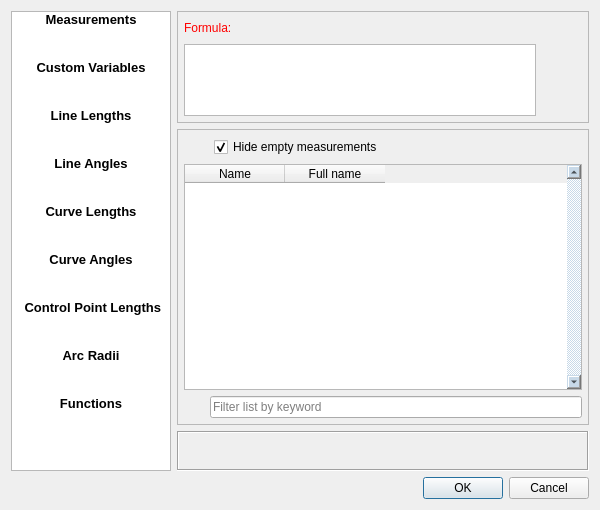
<?xml version="1.0" encoding="UTF-8"?>
<ui version="4.0">
 <class>EditFormulaDialog</class>
 <widget class="QDialog" name="EditFormulaDialog">
  <property name="windowModality">
   <enum>Qt::WindowModal</enum>
  </property>
  <property name="geometry">
   <rect>
    <x>0</x>
    <y>0</y>
    <width>600</width>
    <height>510</height>
   </rect>
  </property>
  <property name="sizePolicy">
   <sizepolicy hsizetype="Preferred" vsizetype="Fixed">
    <horstretch>0</horstretch>
    <verstretch>0</verstretch>
   </sizepolicy>
  </property>
  <property name="minimumSize">
   <size>
    <width>440</width>
    <height>510</height>
   </size>
  </property>
  <property name="maximumSize">
   <size>
    <width>16777215</width>
    <height>510</height>
   </size>
  </property>
  <property name="windowTitle">
   <string>Edit formula</string>
  </property>
  <property name="windowIcon">
   <iconset resource="../../../vmisc/share/resources/icon.qrc">
    <normaloff>:/icon/32x32/edit.png</normaloff>:/icon/32x32/edit.png</iconset>
  </property>
  <property name="modal">
   <bool>true</bool>
  </property>
  <layout class="QVBoxLayout" name="verticalLayout_7">
   <item>
    <layout class="QHBoxLayout" name="horizontalLayout_5">
     <item>
      <layout class="QVBoxLayout" name="verticalLayout_3">
       <property name="spacing">
        <number>0</number>
       </property>
       <property name="sizeConstraint">
        <enum>QLayout::SetFixedSize</enum>
       </property>
       <item>
        <widget class="QListWidget" name="menuTab_ListWidget">
         <property name="sizePolicy">
          <sizepolicy hsizetype="Fixed" vsizetype="Preferred">
           <horstretch>0</horstretch>
           <verstretch>0</verstretch>
          </sizepolicy>
         </property>
         <property name="minimumSize">
          <size>
           <width>160</width>
           <height>0</height>
          </size>
         </property>
         <property name="maximumSize">
          <size>
           <width>160</width>
           <height>16777215</height>
          </size>
         </property>
         <property name="font">
          <font>
           <pointsize>10</pointsize>
           <bold>true</bold>
          </font>
         </property>
         <property name="styleSheet">
          <string notr="true">color: rgb(255, 255, 255);
selection-color: rgb(230, 230, 230);
background-color: qlineargradient(spread:pad, x1:0, y1:0, x2:1, y2:0, stop:0 rgba(0, 0, 0, 255), stop:1 rgba(200, 200, 200, 255));

QListWidget::item:selected {
     border: 1px solid #6a6ea9;
 }
</string>
         </property>
         <property name="verticalScrollBarPolicy">
          <enum>Qt::ScrollBarAlwaysOff</enum>
         </property>
         <property name="horizontalScrollBarPolicy">
          <enum>Qt::ScrollBarAlwaysOff</enum>
         </property>
         <property name="autoScroll">
          <bool>false</bool>
         </property>
         <property name="autoScrollMargin">
          <number>0</number>
         </property>
         <property name="showDropIndicator" stdset="0">
          <bool>false</bool>
         </property>
         <property name="selectionBehavior">
          <enum>QAbstractItemView::SelectItems</enum>
         </property>
         <property name="iconSize">
          <size>
           <width>0</width>
           <height>0</height>
          </size>
         </property>
         <property name="textElideMode">
          <enum>Qt::ElideNone</enum>
         </property>
         <property name="resizeMode">
          <enum>QListView::Adjust</enum>
         </property>
         <property name="layoutMode">
          <enum>QListView::SinglePass</enum>
         </property>
         <property name="spacing">
          <number>0</number>
         </property>
         <property name="gridSize">
          <size>
           <width>180</width>
           <height>48</height>
          </size>
         </property>
         <property name="viewMode">
          <enum>QListView::ListMode</enum>
         </property>
         <property name="uniformItemSizes">
          <bool>false</bool>
         </property>
         <property name="batchSize">
          <number>100</number>
         </property>
         <property name="selectionRectVisible">
          <bool>false</bool>
         </property>
         <property name="itemAlignment">
          <set>Qt::AlignCenter</set>
         </property>
         <item>
          <property name="text">
           <string>Measurements</string>
          </property>
          <property name="font">
           <font>
            <pointsize>10</pointsize>
            <bold>true</bold>
           </font>
          </property>
          <property name="textAlignment">
           <set>AlignCenter</set>
          </property>
          <property name="background">
           <brush brushstyle="NoBrush">
            <color alpha="255">
             <red>255</red>
             <green>255</green>
             <blue>255</blue>
            </color>
           </brush>
          </property>
         </item>
         <item>
          <property name="text">
           <string>Custom Variables</string>
          </property>
          <property name="font">
           <font>
            <pointsize>10</pointsize>
           </font>
          </property>
          <property name="textAlignment">
           <set>AlignCenter</set>
          </property>
         </item>
         <item>
          <property name="text">
           <string>Line Lengths</string>
          </property>
          <property name="textAlignment">
           <set>AlignCenter</set>
          </property>
         </item>
         <item>
          <property name="text">
           <string>Line Angles</string>
          </property>
          <property name="textAlignment">
           <set>AlignCenter</set>
          </property>
         </item>
         <item>
          <property name="text">
           <string>Curve Lengths</string>
          </property>
          <property name="textAlignment">
           <set>AlignCenter</set>
          </property>
         </item>
         <item>
          <property name="text">
           <string>Curve Angles</string>
          </property>
          <property name="textAlignment">
           <set>AlignCenter</set>
          </property>
         </item>
         <item>
          <property name="text">
           <string> Control Point Lengths</string>
          </property>
          <property name="textAlignment">
           <set>AlignCenter</set>
          </property>
         </item>
         <item>
          <property name="text">
           <string>Arc Radii</string>
          </property>
          <property name="textAlignment">
           <set>AlignCenter</set>
          </property>
         </item>
         <item>
          <property name="text">
           <string>Functions</string>
          </property>
          <property name="textAlignment">
           <set>AlignCenter</set>
          </property>
         </item>
        </widget>
       </item>
      </layout>
     </item>
     <item>
      <layout class="QVBoxLayout" name="verticalLayout_2">
       <item>
        <widget class="QFrame" name="top_Frame">
         <property name="minimumSize">
          <size>
           <width>0</width>
           <height>0</height>
          </size>
         </property>
         <property name="maximumSize">
          <size>
           <width>16777215</width>
           <height>116</height>
          </size>
         </property>
         <property name="frameShape">
          <enum>QFrame::StyledPanel</enum>
         </property>
         <property name="frameShadow">
          <enum>QFrame::Sunken</enum>
         </property>
         <layout class="QVBoxLayout" name="verticalLayout_4">
          <property name="leftMargin">
           <number>6</number>
          </property>
          <property name="topMargin">
           <number>6</number>
          </property>
          <property name="rightMargin">
           <number>6</number>
          </property>
          <property name="bottomMargin">
           <number>6</number>
          </property>
          <item>
           <layout class="QHBoxLayout" name="horizontalLayout_2">
            <item alignment="Qt::AlignLeft">
             <widget class="QLabel" name="labelEditFormula">
              <property name="sizePolicy">
               <sizepolicy hsizetype="Fixed" vsizetype="Preferred">
                <horstretch>0</horstretch>
                <verstretch>0</verstretch>
               </sizepolicy>
              </property>
              <property name="palette">
               <palette>
                <active>
                 <colorrole role="WindowText">
                  <brush brushstyle="SolidPattern">
                   <color alpha="255">
                    <red>255</red>
                    <green>0</green>
                    <blue>0</blue>
                   </color>
                  </brush>
                 </colorrole>
                </active>
                <inactive>
                 <colorrole role="WindowText">
                  <brush brushstyle="SolidPattern">
                   <color alpha="255">
                    <red>255</red>
                    <green>0</green>
                    <blue>0</blue>
                   </color>
                  </brush>
                 </colorrole>
                </inactive>
                <disabled>
                 <colorrole role="WindowText">
                  <brush brushstyle="SolidPattern">
                   <color alpha="255">
                    <red>159</red>
                    <green>158</green>
                    <blue>158</blue>
                   </color>
                  </brush>
                 </colorrole>
                </disabled>
               </palette>
              </property>
              <property name="text">
               <string>Formula:</string>
              </property>
             </widget>
            </item>
            <item>
             <widget class="QLabel" name="labelResultCalculation">
              <property name="sizePolicy">
               <sizepolicy hsizetype="Expanding" vsizetype="Preferred">
                <horstretch>0</horstretch>
                <verstretch>0</verstretch>
               </sizepolicy>
              </property>
              <property name="minimumSize">
               <size>
                <width>100</width>
                <height>0</height>
               </size>
              </property>
              <property name="toolTip">
               <string>Value</string>
              </property>
              <property name="whatsThis">
               <string notr="true"/>
              </property>
              <property name="text">
               <string notr="true"/>
              </property>
             </widget>
            </item>
            <item>
             <spacer name="horizontalSpacer">
              <property name="orientation">
               <enum>Qt::Horizontal</enum>
              </property>
              <property name="sizeHint" stdset="0">
               <size>
                <width>40</width>
                <height>20</height>
               </size>
              </property>
             </spacer>
            </item>
           </layout>
          </item>
          <item>
           <layout class="QHBoxLayout" name="horizontalLayout">
            <item>
             <widget class="QPlainTextEdit" name="plainTextEditFormula">
              <property name="sizePolicy">
               <sizepolicy hsizetype="Expanding" vsizetype="Preferred">
                <horstretch>0</horstretch>
                <verstretch>0</verstretch>
               </sizepolicy>
              </property>
              <property name="minimumSize">
               <size>
                <width>0</width>
                <height>72</height>
               </size>
              </property>
              <property name="maximumSize">
               <size>
                <width>16777215</width>
                <height>16777215</height>
               </size>
              </property>
              <property name="toolTip">
               <string>Calculation</string>
              </property>
              <property name="tabChangesFocus">
               <bool>true</bool>
              </property>
             </widget>
            </item>
            <item>
             <layout class="QVBoxLayout" name="verticalLayout_6">
              <property name="spacing">
               <number>0</number>
              </property>
              <item>
               <widget class="QPushButton" name="clear_PushButton">
                <property name="sizePolicy">
                 <sizepolicy hsizetype="Fixed" vsizetype="Fixed">
                  <horstretch>0</horstretch>
                  <verstretch>0</verstretch>
                 </sizepolicy>
                </property>
                <property name="minimumSize">
                 <size>
                  <width>16</width>
                  <height>16</height>
                 </size>
                </property>
                <property name="maximumSize">
                 <size>
                  <width>16777215</width>
                  <height>16777215</height>
                 </size>
                </property>
                <property name="focusPolicy">
                 <enum>Qt::StrongFocus</enum>
                </property>
                <property name="toolTip">
                 <string>Clear formula</string>
                </property>
                <property name="text">
                 <string/>
                </property>
                <property name="icon">
                 <iconset resource="../../../vmisc/share/resources/icon.qrc">
                  <normaloff>:/icon/32x32/clear.png</normaloff>:/icon/32x32/clear.png</iconset>
                </property>
                <property name="iconSize">
                 <size>
                  <width>16</width>
                  <height>16</height>
                 </size>
                </property>
                <property name="autoRepeat">
                 <bool>true</bool>
                </property>
                <property name="autoRepeatDelay">
                 <number>50</number>
                </property>
                <property name="autoRepeatInterval">
                 <number>50</number>
                </property>
                <property name="flat">
                 <bool>true</bool>
                </property>
               </widget>
              </item>
              <item>
               <widget class="QPushButton" name="undo_PushButton">
                <property name="sizePolicy">
                 <sizepolicy hsizetype="Fixed" vsizetype="Fixed">
                  <horstretch>0</horstretch>
                  <verstretch>0</verstretch>
                 </sizepolicy>
                </property>
                <property name="minimumSize">
                 <size>
                  <width>16</width>
                  <height>16</height>
                 </size>
                </property>
                <property name="maximumSize">
                 <size>
                  <width>16777215</width>
                  <height>16777215</height>
                 </size>
                </property>
                <property name="focusPolicy">
                 <enum>Qt::StrongFocus</enum>
                </property>
                <property name="toolTip">
                 <string>Reset to original formula</string>
                </property>
                <property name="text">
                 <string/>
                </property>
                <property name="icon">
                 <iconset resource="../../../vmisc/share/resources/theme.qrc">
                  <normaloff>:/icons/win.icon.theme/32x32/actions/edit-undo.png</normaloff>:/icons/win.icon.theme/32x32/actions/edit-undo.png</iconset>
                </property>
                <property name="iconSize">
                 <size>
                  <width>16</width>
                  <height>16</height>
                 </size>
                </property>
                <property name="autoRepeat">
                 <bool>true</bool>
                </property>
                <property name="autoRepeatDelay">
                 <number>50</number>
                </property>
                <property name="autoRepeatInterval">
                 <number>50</number>
                </property>
                <property name="flat">
                 <bool>true</bool>
                </property>
               </widget>
              </item>
             </layout>
            </item>
           </layout>
          </item>
         </layout>
        </widget>
       </item>
       <item>
        <widget class="QFrame" name="bottom_Frame">
         <property name="sizePolicy">
          <sizepolicy hsizetype="Preferred" vsizetype="Preferred">
           <horstretch>0</horstretch>
           <verstretch>0</verstretch>
          </sizepolicy>
         </property>
         <property name="minimumSize">
          <size>
           <width>0</width>
           <height>0</height>
          </size>
         </property>
         <property name="frameShape">
          <enum>QFrame::StyledPanel</enum>
         </property>
         <property name="frameShadow">
          <enum>QFrame::Sunken</enum>
         </property>
         <layout class="QVBoxLayout" name="verticalLayout">
          <property name="leftMargin">
           <number>6</number>
          </property>
          <property name="topMargin">
           <number>6</number>
          </property>
          <property name="rightMargin">
           <number>6</number>
          </property>
          <property name="bottomMargin">
           <number>6</number>
          </property>
          <item>
           <layout class="QVBoxLayout" name="verticalLayout_5">
            <item>
             <layout class="QHBoxLayout" name="horizontalLayout_3">
              <item>
               <widget class="QPushButton" name="insert_PushButton">
                <property name="sizePolicy">
                 <sizepolicy hsizetype="Fixed" vsizetype="Fixed">
                  <horstretch>0</horstretch>
                  <verstretch>0</verstretch>
                 </sizepolicy>
                </property>
                <property name="maximumSize">
                 <size>
                  <width>24</width>
                  <height>24</height>
                 </size>
                </property>
                <property name="focusPolicy">
                 <enum>Qt::StrongFocus</enum>
                </property>
                <property name="toolTip">
                 <string>Insert variable into formula</string>
                </property>
                <property name="text">
                 <string notr="true"/>
                </property>
                <property name="icon">
                 <iconset resource="../../../vmisc/share/resources/icon.qrc">
                  <normaloff>:/icon/24x24/insert_fx.png</normaloff>:/icon/24x24/insert_fx.png</iconset>
                </property>
                <property name="iconSize">
                 <size>
                  <width>24</width>
                  <height>24</height>
                 </size>
                </property>
                <property name="autoRepeat">
                 <bool>true</bool>
                </property>
                <property name="autoRepeatDelay">
                 <number>50</number>
                </property>
                <property name="autoRepeatInterval">
                 <number>50</number>
                </property>
                <property name="flat">
                 <bool>true</bool>
                </property>
               </widget>
              </item>
              <item>
               <widget class="QCheckBox" name="checkBoxHideEmpty">
                <property name="sizePolicy">
                 <sizepolicy hsizetype="Fixed" vsizetype="Fixed">
                  <horstretch>0</horstretch>
                  <verstretch>0</verstretch>
                 </sizepolicy>
                </property>
                <property name="toolTip">
                 <string>Hides measurement variables that have no value</string>
                </property>
                <property name="text">
                 <string>Hide empty measurements</string>
                </property>
                <property name="checked">
                 <bool>true</bool>
                </property>
               </widget>
              </item>
              <item>
               <spacer name="horizontalSpacer_2">
                <property name="orientation">
                 <enum>Qt::Horizontal</enum>
                </property>
                <property name="sizeHint" stdset="0">
                 <size>
                  <width>40</width>
                  <height>20</height>
                 </size>
                </property>
               </spacer>
              </item>
             </layout>
            </item>
            <item>
             <widget class="QTableWidget" name="tableWidget">
              <property name="sizePolicy">
               <sizepolicy hsizetype="Expanding" vsizetype="Expanding">
                <horstretch>0</horstretch>
                <verstretch>0</verstretch>
               </sizepolicy>
              </property>
              <property name="minimumSize">
               <size>
                <width>0</width>
                <height>0</height>
               </size>
              </property>
              <property name="cursor" stdset="0">
               <cursorShape>PointingHandCursor</cursorShape>
              </property>
              <property name="styleSheet">
               <string notr="true">QScrollBar:vertical {
  background: rgb(200, 217, 232);
  width: 14px;
}
</string>
              </property>
              <property name="frameShape">
               <enum>QFrame::StyledPanel</enum>
              </property>
              <property name="verticalScrollBarPolicy">
               <enum>Qt::ScrollBarAlwaysOn</enum>
              </property>
              <property name="sizeAdjustPolicy">
               <enum>QAbstractScrollArea::AdjustIgnored</enum>
              </property>
              <property name="autoScroll">
               <bool>true</bool>
              </property>
              <property name="autoScrollMargin">
               <number>16</number>
              </property>
              <property name="showGrid">
               <bool>false</bool>
              </property>
              <property name="sortingEnabled">
               <bool>true</bool>
              </property>
              <property name="cornerButtonEnabled">
               <bool>false</bool>
              </property>
              <attribute name="verticalHeaderVisible">
               <bool>false</bool>
              </attribute>
              <attribute name="verticalHeaderHighlightSections">
               <bool>false</bool>
              </attribute>
              <column>
               <property name="text">
                <string>Name</string>
               </property>
              </column>
              <column>
               <property name="text">
                <string>Full name</string>
               </property>
              </column>
             </widget>
            </item>
            <item>
             <layout class="QHBoxLayout" name="horizontalLayout_4">
              <item>
               <widget class="QLabel" name="label">
                <property name="sizePolicy">
                 <sizepolicy hsizetype="Fixed" vsizetype="Fixed">
                  <horstretch>0</horstretch>
                  <verstretch>0</verstretch>
                 </sizepolicy>
                </property>
                <property name="minimumSize">
                 <size>
                  <width>20</width>
                  <height>20</height>
                 </size>
                </property>
                <property name="maximumSize">
                 <size>
                  <width>20</width>
                  <height>20</height>
                 </size>
                </property>
                <property name="toolTip">
                 <string>Filter variable list by keyword</string>
                </property>
                <property name="text">
                 <string/>
                </property>
                <property name="pixmap">
                 <pixmap resource="../../../vmisc/share/resources/icon.qrc">:/icon/32x32/filter.png</pixmap>
                </property>
                <property name="scaledContents">
                 <bool>true</bool>
                </property>
               </widget>
              </item>
              <item>
               <widget class="QLineEdit" name="filterFormulaInputs">
                <property name="toolTip">
                 <string>Filter variable list by keyword</string>
                </property>
                <property name="placeholderText">
                 <string>Filter list by keyword</string>
                </property>
                <property name="clearButtonEnabled">
                 <bool>true</bool>
                </property>
               </widget>
              </item>
             </layout>
            </item>
           </layout>
          </item>
         </layout>
        </widget>
       </item>
       <item>
        <widget class="QLabel" name="description_Label">
         <property name="sizePolicy">
          <sizepolicy hsizetype="Expanding" vsizetype="Preferred">
           <horstretch>0</horstretch>
           <verstretch>0</verstretch>
          </sizepolicy>
         </property>
         <property name="minimumSize">
          <size>
           <width>0</width>
           <height>40</height>
          </size>
         </property>
         <property name="frameShape">
          <enum>QFrame::Box</enum>
         </property>
         <property name="frameShadow">
          <enum>QFrame::Sunken</enum>
         </property>
         <property name="text">
          <string/>
         </property>
         <property name="wordWrap">
          <bool>true</bool>
         </property>
        </widget>
       </item>
      </layout>
     </item>
    </layout>
   </item>
   <item>
    <widget class="QDialogButtonBox" name="buttonBox">
     <property name="orientation">
      <enum>Qt::Horizontal</enum>
     </property>
     <property name="standardButtons">
      <set>QDialogButtonBox::Cancel|QDialogButtonBox::Ok</set>
     </property>
    </widget>
   </item>
  </layout>
 </widget>
 <tabstops>
  <tabstop>plainTextEditFormula</tabstop>
  <tabstop>checkBoxHideEmpty</tabstop>
  <tabstop>buttonBox</tabstop>
 </tabstops>
 <resources>
  <include location="../../../vmisc/share/resources/icon.qrc"/>
  <include location="../../../vmisc/share/resources/theme.qrc"/>
 </resources>
 <connections>
  <connection>
   <sender>buttonBox</sender>
   <signal>accepted()</signal>
   <receiver>EditFormulaDialog</receiver>
   <slot>accept()</slot>
   <hints>
    <hint type="sourcelabel">
     <x>248</x>
     <y>254</y>
    </hint>
    <hint type="destinationlabel">
     <x>157</x>
     <y>274</y>
    </hint>
   </hints>
  </connection>
  <connection>
   <sender>buttonBox</sender>
   <signal>rejected()</signal>
   <receiver>EditFormulaDialog</receiver>
   <slot>reject()</slot>
   <hints>
    <hint type="sourcelabel">
     <x>316</x>
     <y>260</y>
    </hint>
    <hint type="destinationlabel">
     <x>286</x>
     <y>274</y>
    </hint>
   </hints>
  </connection>
 </connections>
</ui>
